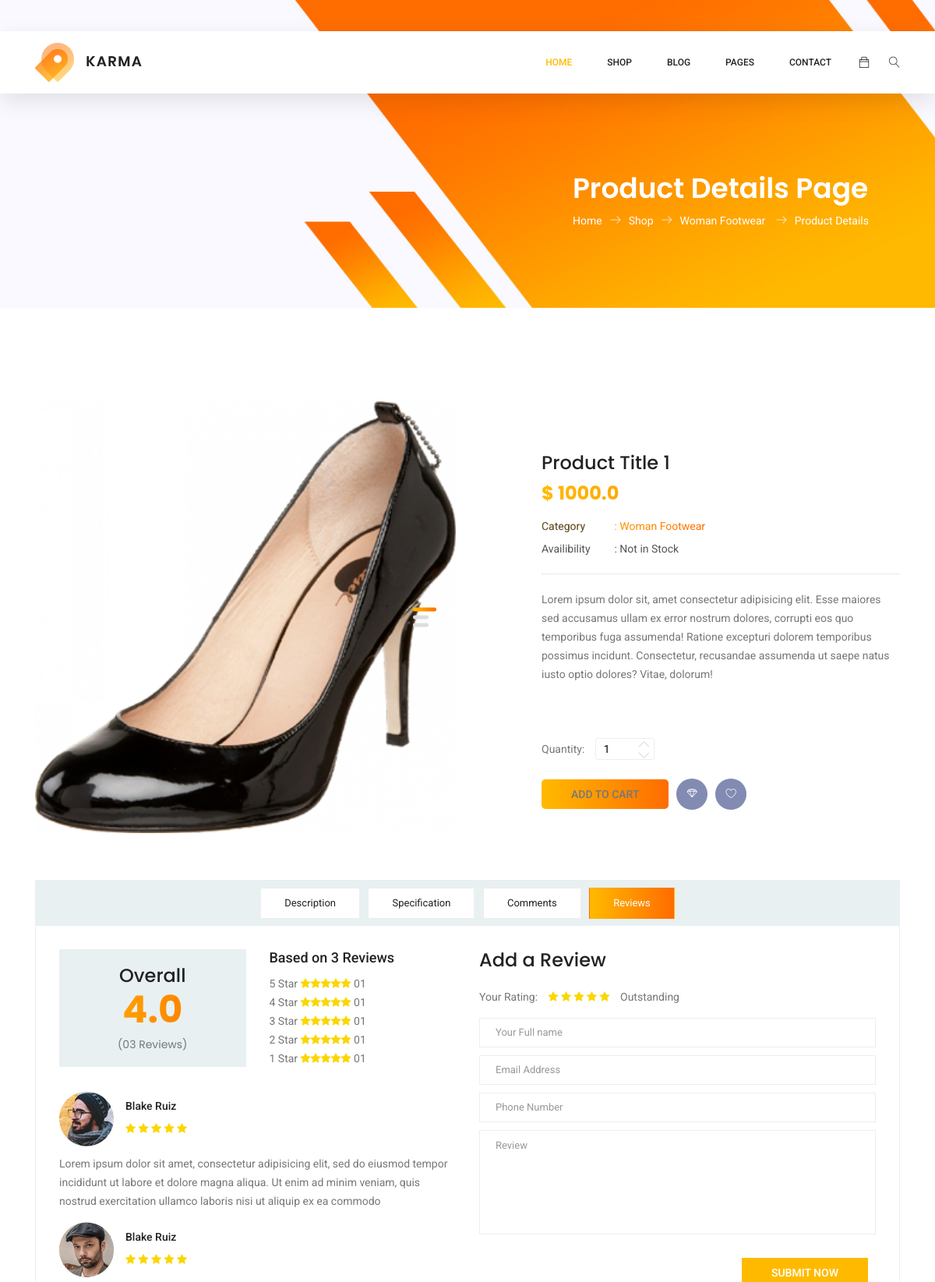
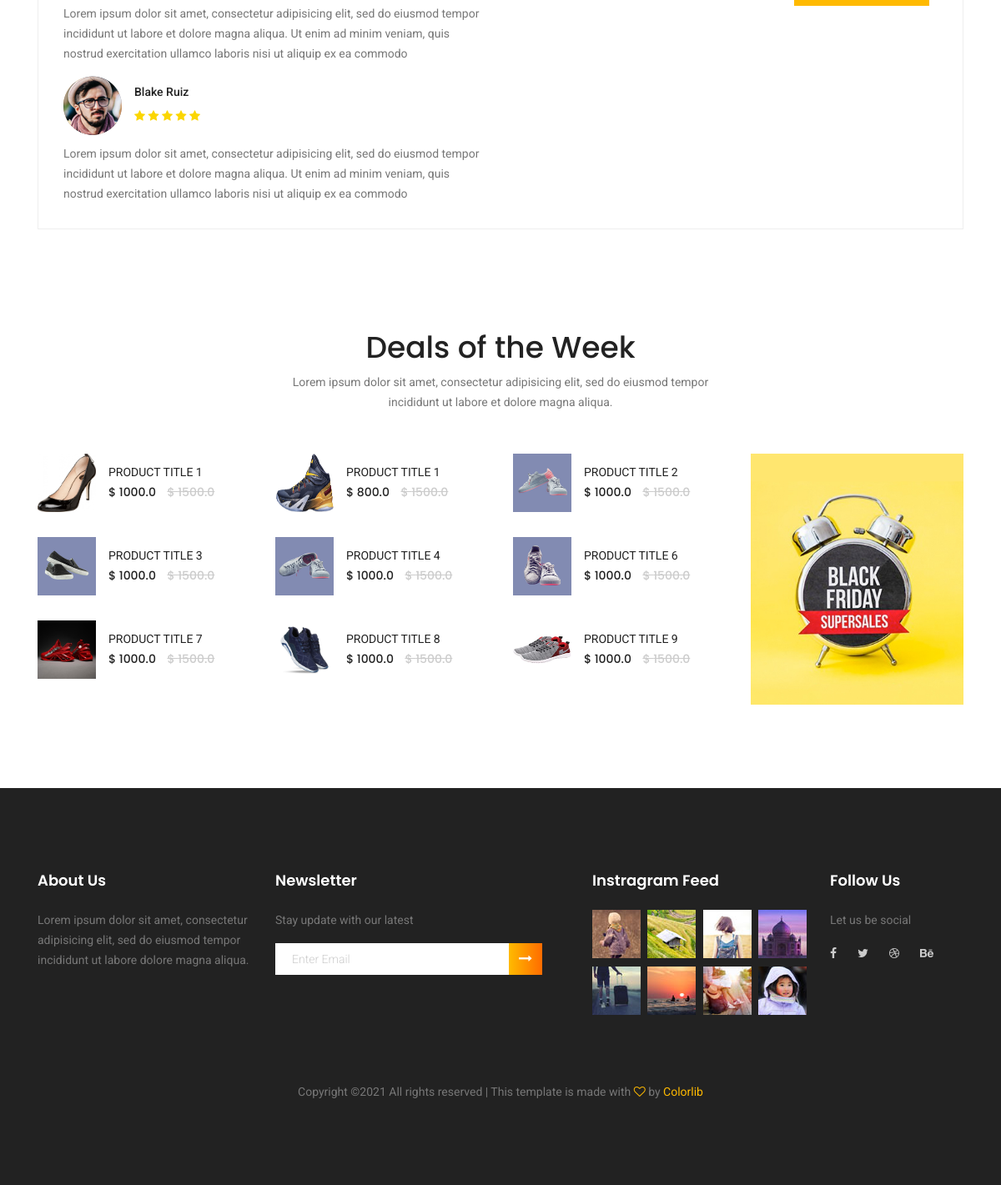
The app's page /product_details/1/ with its own data (2 pictures, top to bottom).
### home/models.py (models this page shows)
class Product(models.Model):
  photo1 = models.ImageField(upload_to='products')
  title = models.CharField(max_length=100)
  brand = models.CharField(max_length=50)
  stock_qty = models.IntegerField()
  price = models.FloatField()
  d_price = models.FloatField()
  description = models.TextField()
  catagory = models.CharField(max_length=4, choices=CATAGORY_CHOICES)
  featured = models.BooleanField()
  objects=models.Manager()
  class Meta:
    verbose_name = ("Product")
    verbose_name_plural = ("Products")

### home/views.py (the view)
# urls.py: path('product_details/<int:id>/', views.Product_details.as_view() , name='product_details'),
class Product_details(TemplateView):
  template_name = 'home/product_details.html'
  def get_context_data(self, id, **kwargs):
    context = super().get_context_data(**kwargs)
    product = Product.objects.get(pk=id)
    all = Product.objects.all()[0:9]
    params = {'all':all,'product':product}
    context.update(params)
    return context

### home/templates/home/product_details.html (shortened to what this page needs)
{% extends 'home/base.html' %}
{% load static %}
{% block main %}
	<section class="banner-area organic-breadcrumb">
		<div class="container">
			<div class="breadcrumb-banner d-flex flex-wrap align-items-center justify-content-end">
				<div class="col-first">
					<h1>Product Details Page</h1>
					<nav class="d-flex align-items-center">
						<a href="index.html">Home<span class="lnr lnr-arrow-right"></span></a>
						<a href="#">Shop<span class="lnr lnr-arrow-right"></span></a>
						{% if product.catagory == 'W' %}
						<a href="#">Woman Footwear <span class="lnr lnr-arrow-right"></span></a>
						{% endif %}
						<a href="single-product.html">Product Details</a>
					</nav>
				</div>
			</div>
		</div>
	</section>
	<div class="product_image_area">
		<div class="container">
			<div class="row s_product_inner">
				<div class="col-lg-6">
					<div class="s_Product_carousel">
						<div class="single-prd-item">
							<img class="img-fluid" src="{{product.photo1.url}}" alt="">
						</div>
					</div>
				</div>
				<div class="col-lg-5 offset-lg-1">
					<div class="s_product_text">
						<h3>{{product.title|capfirst}}</h3>
						<h2>$ {{product.d_price}}</h2>
						<ul class="list">
							<li><a class="active" href="#"><span>Category</span> : {% if product.catagory == 'M' %}Man Footwear {% endif %} {% if product.catagory == 'W' %}Woman Footwear{% endif %}</a></li>
							<li><a href="#"><span>Availibility</span> : {% if product.stock_qty > 0 %}In Stock{% else %}Not in Stock{% endif %} </a></li>
						</ul>
						<p>{{product.description}}</p>
						<div class="product_count">
							<label for="qty">Quantity:</label>
							<input type="text" name="qty" id="sst" maxlength="12" value="1" title="Quantity:" class="input-text qty">
							<button onclick="var result = document.getElementById('sst'); var sst = result.value; if( !isNaN( sst )) result.value++;return false;" class="increase items-count" type="button"><i class="lnr lnr-chevron-up"></i></button>
							<button onclick="var result = document.getElementById('sst'); var sst = result.value; if( !isNaN( sst ) &amp;&amp; sst > 0 ) result.value--;return false;" class="reduced items-count" type="button"><i class="lnr lnr-chevron-down"></i></button>
						</div>
						<div class="card_area d-flex align-items-center">
							<a class="primary-btn cart_btn" data-id="{{product.id}}">Add to Cart</a>
							<a class="icon_btn" href="#"><i class="lnr lnr lnr-diamond"></i></a>
							<a class="icon_btn" href="#"><i class="lnr lnr lnr-heart"></i></a>
						</div>
					</div>
				</div>
			</div>
		</div>
	</div>
	<section class="product_description_area">
		<div class="container">
			<ul class="nav nav-tabs" id="myTab" role="tablist">
				<li class="nav-item">
					<a class="nav-link" id="home-tab" data-toggle="tab" href="#home" role="tab" aria-controls="home" aria-selected="true">Description</a>
				</li>
				<li class="nav-item">
					<a class="nav-link" id="profile-tab" data-toggle="tab" href="#profile" role="tab" aria-controls="profile"
					 aria-selected="false">Specification</a>
				</li>
				<li class="nav-item">
					<a class="nav-link" id="contact-tab" data-toggle="tab" href="#contact" role="tab" aria-controls="contact"
					 aria-selected="false">Comments</a>
				</li>
				<li class="nav-item">
					<a class="nav-link active" id="review-tab" data-toggle="tab" href="#review" role="tab" aria-controls="review"
					 aria-selected="false">Reviews</a>
				</li>
			</ul>
			<div class="tab-content" id="myTabContent">
				<div class="tab-pane fade show active" id="review" role="tabpanel" aria-labelledby="review-tab">
					<div class="row">
						<div class="col-lg-6">
							<div class="row total_rate">
								<div class="col-6">
									<div class="box_total">
										<h5>Overall</h5>
										<h4>4.0</h4>
										<h6>(03 Reviews)</h6>
									</div>
								</div>
								<div class="col-6">
									<div class="rating_list">
										<h3>Based on 3 Reviews</h3>
										<ul class="list">
											<li><a href="#">5 Star <i class="fa fa-star"></i><i class="fa fa-star"></i><i class="fa fa-star"></i><i
													 class="fa fa-star"></i><i class="fa fa-star"></i> 01</a></li>
											<li><a href="#">4 Star <i class="fa fa-star"></i><i class="fa fa-star"></i><i class="fa fa-star"></i><i
													 class="fa fa-star"></i><i class="fa fa-star"></i> 01</a></li>
											<li><a href="#">3 Star <i class="fa fa-star"></i><i class="fa fa-star"></i><i class="fa fa-star"></i><i
													 class="fa fa-star"></i><i class="fa fa-star"></i> 01</a></li>
											<li><a href="#">2 Star <i class="fa fa-star"></i><i class="fa fa-star"></i><i class="fa fa-star"></i><i
													 class="fa fa-star"></i><i class="fa fa-star"></i> 01</a></li>
											<li><a href="#">1 Star <i class="fa fa-star"></i><i class="fa fa-star"></i><i class="fa fa-star"></i><i
													 class="fa fa-star"></i><i class="fa fa-star"></i> 01</a></li>
										</ul>
									</div>
								</div>
							</div>
							<div class="review_list">
								<div class="review_item">
									<div class="media">
										<div class="d-flex">
											<img src="img/product/review-1.png" alt="">
										</div>
										<div class="media-body">
											<h4>Blake Ruiz</h4>
											<i class="fa fa-star"></i>
											<i class="fa fa-star"></i>
											<i class="fa fa-star"></i>
											<i class="fa fa-star"></i>
											<i class="fa fa-star"></i>
										</div>
									</div>
									<p>Lorem ipsum dolor sit amet, consectetur adipisicing elit, sed do eiusmod tempor incididunt ut labore et
										dolore magna aliqua. Ut enim ad minim veniam, quis nostrud exercitation ullamco laboris nisi ut aliquip ex ea
										commodo</p>
								</div>
								<div class="review_item">
									<div class="media">
										<div class="d-flex">
											<img src="img/product/review-2.png" alt="">
										</div>
										<div class="media-body">
											<h4>Blake Ruiz</h4>
											<i class="fa fa-star"></i>
											<i class="fa fa-star"></i>
											<i class="fa fa-star"></i>
											<i class="fa fa-star"></i>
											<i class="fa fa-star"></i>
										</div>
									</div>
									<p>Lorem ipsum dolor sit amet, consectetur adipisicing elit, sed do eiusmod tempor incididunt ut labore et
										dolore magna aliqua. Ut enim ad minim veniam, quis nostrud exercitation ullamco laboris nisi ut aliquip ex ea
										commodo</p>
								</div>
								<div class="review_item">
									<div class="media">
										<div class="d-flex">
											<img src="img/product/review-3.png" alt="">
										</div>
										<div class="media-body">
											<h4>Blake Ruiz</h4>
											<i class="fa fa-star"></i>
											<i class="fa fa-star"></i>
											<i class="fa fa-star"></i>
											<i class="fa fa-star"></i>
											<i class="fa fa-star"></i>
										</div>
									</div>
									<p>Lorem ipsum dolor sit amet, consectetur adipisicing elit, sed do eiusmod tempor incididunt ut labore et
										dolore magna aliqua. Ut enim ad minim veniam, quis nostrud exercitation ullamco laboris nisi ut aliquip ex ea
										commodo</p>
								</div>
							</div>
						</div>
						<div class="col-lg-6">
							<div class="review_box">
								<h4>Add a Review</h4>
								<p>Your Rating:</p>
								<ul class="list">
									<li><a href="#"><i class="fa fa-star"></i></a></li>
									<li><a href="#"><i class="fa fa-star"></i></a></li>
									<li><a href="#"><i class="fa fa-star"></i></a></li>
									<li><a href="#"><i class="fa fa-star"></i></a></li>
									<li><a href="#"><i class="fa fa-star"></i></a></li>
								</ul>
								<p>Outstanding</p>
								<form class="row contact_form" action="contact_process.php" method="post" id="contactForm" novalidate="novalidate">
									<div class="col-md-12">
										<div class="form-group">
											<input type="text" class="form-control" id="name" name="name" placeholder="Your Full name" onfocus="this.placeholder = ''" onblur="this.placeholder = 'Your Full name'">
										</div>
									</div>
									<div class="col-md-12">
										<div class="form-group">
											<input type="email" class="form-control" id="email" name="email" placeholder="Email Address" onfocus="this.placeholder = ''" onblur="this.placeholder = 'Email Address'">
										</div>
									</div>
									<div class="col-md-12">
										<div class="form-group">
											<input type="text" class="form-control" id="number" name="number" placeholder="Phone Number" onfocus="this.placeholder = ''" onblur="this.placeholder = 'Phone Number'">
										</div>
									</div>
									<div class="col-md-12">
										<div class="form-group">
											<textarea class="form-control" name="message" id="message" rows="1" placeholder="Review" onfocus="this.placeholder = ''" onblur="this.placeholder = 'Review'"></textarea></textarea>
										</div>
									</div>
									<div class="col-md-12 text-right">
										<button type="submit" value="submit" class="primary-btn">Submit Now</button>
									</div>
								</form>
							</div>
						</div>
					</div>
				</div>
			</div>
		</div>
	</section>
	<section class="related-product-area section_gap_bottom">
		<div class="container">
			<div class="row justify-content-center">
				<div class="col-lg-6 text-center">
					<div class="section-title">
						<h1>Deals of the Week</h1>
						<p>Lorem ipsum dolor sit amet, consectetur adipisicing elit, sed do eiusmod tempor incididunt ut labore et dolore
							magna aliqua.</p>
					</div>
				</div>
			</div>
			<div class="row">
				<div class="col-lg-9">
					<div class="row">
					{% for data in all %}
						<div class="col-lg-4 col-md-4 col-sm-6 mb-20">
							<div class="single-related-product d-flex">
								<a href="{% url 'product_details' data.id %}"><img src="{{data.photo1.url}}" alt="No image" style="width:70px; height:70px;"></a>
								<div class="desc">
									<a href="{% url 'product_details' data.id %}" class="title">{{data.title}}</a>
									<div class="price">
										<h6>$ {{data.d_price}}</h6>
										<h6 class="l-through">$ {{data.price}}</h6>
									</div>
								</div>
							</div>
						</div>
					{% endfor %}
					</div>
				</div>
				<div class="col-lg-3">
					<div class="ctg-right">
						<a href="#" target="_blank">
							<img class="img-fluid d-block mx-auto" src="{% static 'home/img/category/c5.jpg' %} " alt="">
						</a>
					</div>
				</div>
			</div>
		</div>
	</section>
{% endblock main %}

### records on screen
Product: photo1 (picture), title "Product Title 1", d_price "1000.0", description "Lorem ipsum dolor sit, amet consectetur adipisicing elit. Esse maiores sed accusamus ullam ex error nostrum dolores, corrupti eos quo temporibus fuga assumenda! Ratione excepturi dolorem temporibus possimus incidunt. Consectetur, recusandae assumenda ut saepe natus iusto optio dolores? Vitae, dolorum!", title "PRODUCT TITLE 1", price "1500.0"
Product: photo1 (picture), title "PRODUCT TITLE 1", d_price "800.0", price "1500.0"
Product: photo1 (picture), title "PRODUCT TITLE 2", d_price "1000.0", price "1500.0"
Product: photo1 (picture), title "PRODUCT TITLE 3", d_price "1000.0", price "1500.0"
Product: photo1 (picture), title "PRODUCT TITLE 4", d_price "1000.0", price "1500.0"
Product: photo1 (picture), title "PRODUCT TITLE 6", d_price "1000.0", price "1500.0"
Product: photo1 (picture), title "PRODUCT TITLE 7", d_price "1000.0", price "1500.0"
Product: photo1 (picture), title "PRODUCT TITLE 8", d_price "1000.0", price "1500.0"
Product: photo1 (picture), title "PRODUCT TITLE 9", d_price "1000.0", price "1500.0"
